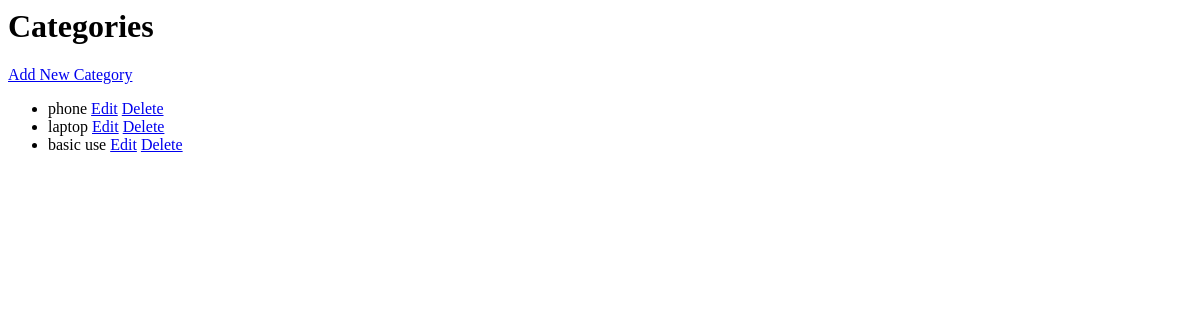
The app's page /categories/categories/ (signed in), older data.
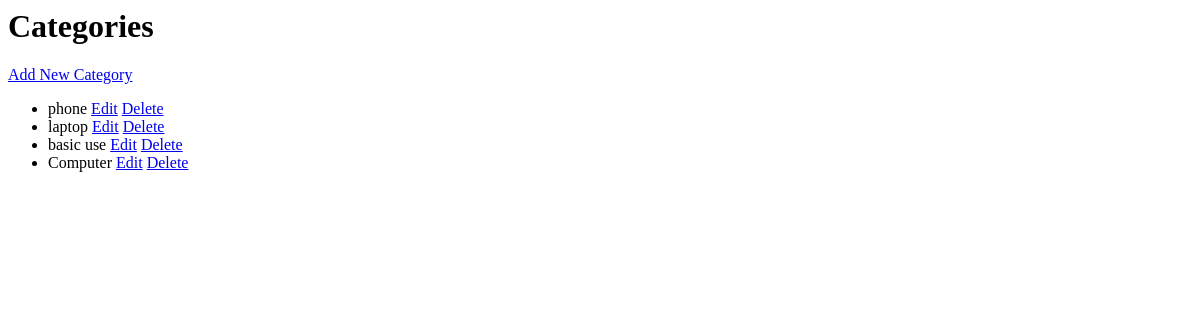
The same page, newer data.
### Categories/models.py (models this page shows, shortened)
class Category(models.Model):
    title = models.CharField(max_length=100, unique=True)

### Categories/views.py (the view)
# urls.py: path("categories/", category_list, name="category_list"),
def category_list(request):
    categories = Category.objects.all()
    return render(request, "category_list.html", {"categories": categories})

### Categories/templates/category_list.html
<h1>Categories</h1>
<a href="{% url 'category_create' %}">Add New Category</a>
<ul>
    {% for category in categories %}
        <li>
            {{ category.title }}
            <a href="{% url 'category_update' category.pk %}">Edit</a>
            <a href="{% url 'category_delete' category.pk %}">Delete</a>
        </li>
    {% endfor %}
</ul>

Row changes from the older to the newer data that the page shows:
added Category: title "Computer"
